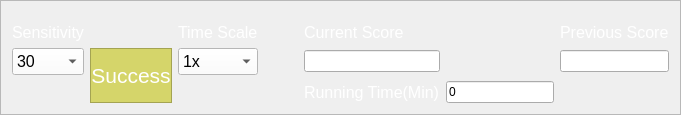
            <widget class="QFrame" name="frame_5">
             <property name="frameShape">
              <enum>QFrame::StyledPanel</enum>
             </property>
             <property name="frameShadow">
              <enum>QFrame::Raised</enum>
             </property>
             <layout class="QGridLayout" name="gridLayout_7">
              <item row="0" column="0">
               <layout class="QGridLayout" name="gridLayout_4">
                <property name="topMargin">
                 <number>10</number>
                </property>
                <item row="1" column="2">
                 <widget class="QComboBox" name="cB_tmscl_Control">
                  <property name="font">
                   <font>
                    <pointsize>12</pointsize>
                   </font>
                  </property>
                  <property name="styleSheet">
                   <string notr="true">background-color: rgb(255, 255, 255);
color: rgb(0, 0, 0);
</string>
                  </property>
                  <item>
                   <property name="text">
                    <string>1x</string>
                   </property>
                  </item>
                  <item>
                   <property name="text">
                    <string>2x</string>
                   </property>
                  </item>
                  <item>
                   <property name="text">
                    <string>3x</string>
                   </property>
                  </item>
                  <item>
                   <property name="text">
                    <string>5x</string>
                   </property>
                  </item>
                  <item>
                   <property name="text">
                    <string>10x</string>
                   </property>
                  </item>
                 </widget>
                </item>
                <item row="0" column="1">
                 <spacer name="horizontalSpacer_3">
                  <property name="orientation">
                   <enum>Qt::Horizontal</enum>
                  </property>
                  <property name="sizeHint" stdset="0">
                   <size>
                    <width>40</width>
                    <height>20</height>
                   </size>
                  </property>
                 </spacer>
                </item>
                <item row="0" column="4">
                 <widget class="QLabel" name="label_21">
                  <property name="font">
                   <font>
                    <pointsize>12</pointsize>
                   </font>
                  </property>
                  <property name="styleSheet">
                   <string notr="true">color: rgb(255, 255, 255);</string>
                  </property>
                  <property name="text">
                   <string>Current Score</string>
                  </property>
                 </widget>
                </item>
                <item row="0" column="6">
                 <widget class="QLabel" name="label_25">
                  <property name="font">
                   <font>
                    <pointsize>12</pointsize>
                   </font>
                  </property>
                  <property name="styleSheet">
                   <string notr="true">color: rgb(255, 255, 255);</string>
                  </property>
                  <property name="text">
                   <string>Previous Score</string>
                  </property>
                 </widget>
                </item>
                <item row="0" column="5">
                 <spacer name="horizontalSpacer">
                  <property name="orientation">
                   <enum>Qt::Horizontal</enum>
                  </property>
                  <property name="sizeHint" stdset="0">
                   <size>
                    <width>40</width>
                    <height>20</height>
                   </size>
                  </property>
                 </spacer>
                </item>
                <item row="1" column="4">
                 <widget class="QLineEdit" name="lineE_Cscore_Control">
                  <property name="frame">
                   <bool>true</bool>
                  </property>
                  <property name="readOnly">
                   <bool>true</bool>
                  </property>
                 </widget>
                </item>
                <item row="2" column="4">
                 <widget class="QLabel" name="label_22">
                  <property name="font">
                   <font>
                    <pointsize>12</pointsize>
                   </font>
                  </property>
                  <property name="styleSheet">
                   <string notr="true">color: rgb(255, 255, 255);</string>
                  </property>
                  <property name="text">
                   <string>Running Time(Min)</string>
                  </property>
                 </widget>
                </item>
                <item row="0" column="0">
                 <widget class="QLabel" name="label_23">
                  <property name="font">
                   <font>
                    <pointsize>12</pointsize>
                   </font>
                  </property>
                  <property name="styleSheet">
                   <string notr="true">color: rgb(255, 255, 255);</string>
                  </property>
                  <property name="text">
                   <string>Sensitivity</string>
                  </property>
                 </widget>
                </item>
                <item row="1" column="0">
                 <widget class="QComboBox" name="cB_Snstvy_Control">
                  <property name="font">
                   <font>
                    <pointsize>12</pointsize>
                   </font>
                  </property>
                  <property name="styleSheet">
                   <string notr="true">background-color: rgb(255, 255, 255);
color: rgb(0, 0, 0);
</string>
                  </property>
                  <item>
                   <property name="text">
                    <string>30</string>
                   </property>
                  </item>
                  <item>
                   <property name="text">
                    <string>50</string>
                   </property>
                  </item>
                  <item>
                   <property name="text">
                    <string>100</string>
                   </property>
                  </item>
                  <item>
                   <property name="text">
                    <string>150</string>
                   </property>
                  </item>
                  <item>
                   <property name="text">
                    <string>300</string>
                   </property>
                  </item>
                  <item>
                   <property name="text">
                    <string>500</string>
                   </property>
                  </item>
                  <item>
                   <property name="text">
                    <string>1000</string>
                   </property>
                  </item>
                 </widget>
                </item>
                <item row="1" column="6">
                 <widget class="QLineEdit" name="lineE_Pscore_Control">
                  <property name="frame">
                   <bool>true</bool>
                  </property>
                  <property name="readOnly">
                   <bool>true</bool>
                  </property>
                 </widget>
                </item>
                <item row="0" column="3">
                 <spacer name="horizontalSpacer_2">
                  <property name="orientation">
                   <enum>Qt::Horizontal</enum>
                  </property>
                  <property name="sizeHint" stdset="0">
                   <size>
                    <width>40</width>
                    <height>20</height>
                   </size>
                  </property>
                 </spacer>
                </item>
                <item row="0" column="2">
                 <widget class="QLabel" name="label_20">
                  <property name="font">
                   <font>
                    <pointsize>12</pointsize>
                   </font>
                  </property>
                  <property name="styleSheet">
                   <string notr="true">color: rgb(255, 255, 255);</string>
                  </property>
                  <property name="text">
                   <string>Time Scale</string>
                  </property>
                 </widget>
                </item>
                <item row="2" column="5">
                 <widget class="QLineEdit" name="lineE_Rtime_Control">
                  <property name="text">
                   <string>0</string>
                  </property>
                  <property name="frame">
                   <bool>true</bool>
                  </property>
                  <property name="readOnly">
                   <bool>true</bool>
                  </property>
                 </widget>
                </item>
                <item row="1" column="1" rowspan="2">
                 <widget class="QLabel" name="lblSuccess_Control">
                  <property name="font">
                   <font>
                    <pointsize>16</pointsize>
                   </font>
                  </property>
                  <property name="styleSheet">
                   <string notr="true">

background-color: rgb(213, 213, 106);
color:rgb(255, 255, 255);</string>
                  </property>
                  <property name="frameShape">
                   <enum>QFrame::StyledPanel</enum>
                  </property>
                  <property name="text">
                   <string>Success</string>
                  </property>
                  <property name="scaledContents">
                   <bool>false</bool>
                  </property>
                  <property name="alignment">
                   <set>Qt::AlignCenter</set>
                  </property>
                 </widget>
                </item>
               </layout>
              </item>
             </layout>
            </widget>
